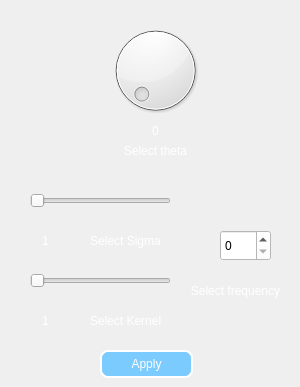
      <widget class="QWidget" name="gabor">
       <widget class="QDial" name="gaborTheta">
        <property name="geometry">
         <rect>
          <x>100</x>
          <y>20</y>
          <width>111</width>
          <height>101</height>
         </rect>
        </property>
       </widget>
       <widget class="QLabel" name="label_7">
        <property name="geometry">
         <rect>
          <x>110</x>
          <y>140</y>
          <width>91</width>
          <height>21</height>
         </rect>
        </property>
        <property name="styleSheet">
         <string notr="true">font: 9pt &quot;MS Shell Dlg 2&quot;;
color: white;
</string>
        </property>
        <property name="text">
         <string>Select theta</string>
        </property>
        <property name="alignment">
         <set>Qt::AlignCenter</set>
        </property>
       </widget>
       <widget class="QSlider" name="sliderSigma">
        <property name="geometry">
         <rect>
          <x>30</x>
          <y>190</y>
          <width>141</width>
          <height>22</height>
         </rect>
        </property>
        <property name="orientation">
         <enum>Qt::Horizontal</enum>
        </property>
       </widget>
       <widget class="QSpinBox" name="spinBoxFreq">
        <property name="geometry">
         <rect>
          <x>220</x>
          <y>230</y>
          <width>51</width>
          <height>31</height>
         </rect>
        </property>
        <property name="styleSheet">
         <string notr="true">background-color: rgb(255, 255, 255)</string>
        </property>
       </widget>
       <widget class="QLabel" name="label_10">
        <property name="geometry">
         <rect>
          <x>80</x>
          <y>230</y>
          <width>91</width>
          <height>21</height>
         </rect>
        </property>
        <property name="styleSheet">
         <string notr="true">font: 9pt &quot;MS Shell Dlg 2&quot;;
color: white;
</string>
        </property>
        <property name="text">
         <string>Select Sigma</string>
        </property>
        <property name="alignment">
         <set>Qt::AlignCenter</set>
        </property>
       </widget>
       <widget class="QLabel" name="gaborSigmaLabel">
        <property name="geometry">
         <rect>
          <x>30</x>
          <y>230</y>
          <width>31</width>
          <height>21</height>
         </rect>
        </property>
        <property name="styleSheet">
         <string notr="true">font: 9pt &quot;MS Shell Dlg 2&quot;;
color: white;
</string>
        </property>
        <property name="text">
         <string>1</string>
        </property>
        <property name="alignment">
         <set>Qt::AlignCenter</set>
        </property>
       </widget>
       <widget class="QLabel" name="label_12">
        <property name="geometry">
         <rect>
          <x>180</x>
          <y>280</y>
          <width>111</width>
          <height>21</height>
         </rect>
        </property>
        <property name="styleSheet">
         <string notr="true">font: 9pt &quot;MS Shell Dlg 2&quot;;
color: white;
</string>
        </property>
        <property name="text">
         <string>Select frequency</string>
        </property>
        <property name="alignment">
         <set>Qt::AlignCenter</set>
        </property>
       </widget>
       <widget class="QPushButton" name="gaborApply">
        <property name="geometry">
         <rect>
          <x>100</x>
          <y>350</y>
          <width>93</width>
          <height>28</height>
         </rect>
        </property>
        <property name="styleSheet">
         <string notr="true">background-color: rgb(124, 203, 255);
color: rgb(255, 255, 255);
border-radius: 8px;
border: 2px solid rgb(255, 255, 255);
font: 10pt &quot;MS Sans Serif&quot;;</string>
        </property>
        <property name="text">
         <string>Apply</string>
        </property>
       </widget>
       <widget class="QLabel" name="gaborThetaLabel">
        <property name="geometry">
         <rect>
          <x>110</x>
          <y>120</y>
          <width>91</width>
          <height>21</height>
         </rect>
        </property>
        <property name="styleSheet">
         <string notr="true">font: 9pt &quot;MS Shell Dlg 2&quot;;
color: white;
</string>
        </property>
        <property name="text">
         <string>0</string>
        </property>
        <property name="alignment">
         <set>Qt::AlignCenter</set>
        </property>
       </widget>
       <widget class="QSlider" name="sliderGaborKernel">
        <property name="geometry">
         <rect>
          <x>30</x>
          <y>270</y>
          <width>141</width>
          <height>22</height>
         </rect>
        </property>
        <property name="orientation">
         <enum>Qt::Horizontal</enum>
        </property>
       </widget>
       <widget class="QLabel" name="gaborKernelLabel">
        <property name="geometry">
         <rect>
          <x>30</x>
          <y>310</y>
          <width>31</width>
          <height>21</height>
         </rect>
        </property>
        <property name="styleSheet">
         <string notr="true">font: 9pt &quot;MS Shell Dlg 2&quot;;
color: white;
</string>
        </property>
        <property name="text">
         <string>1</string>
        </property>
        <property name="alignment">
         <set>Qt::AlignCenter</set>
        </property>
       </widget>
       <widget class="QLabel" name="label_11">
        <property name="geometry">
         <rect>
          <x>80</x>
          <y>310</y>
          <width>91</width>
          <height>21</height>
         </rect>
        </property>
        <property name="styleSheet">
         <string notr="true">font: 9pt &quot;MS Shell Dlg 2&quot;;
color: white;
</string>
        </property>
        <property name="text">
         <string>Select Kernel</string>
        </property>
        <property name="alignment">
         <set>Qt::AlignCenter</set>
        </property>
       </widget>
      </widget>
